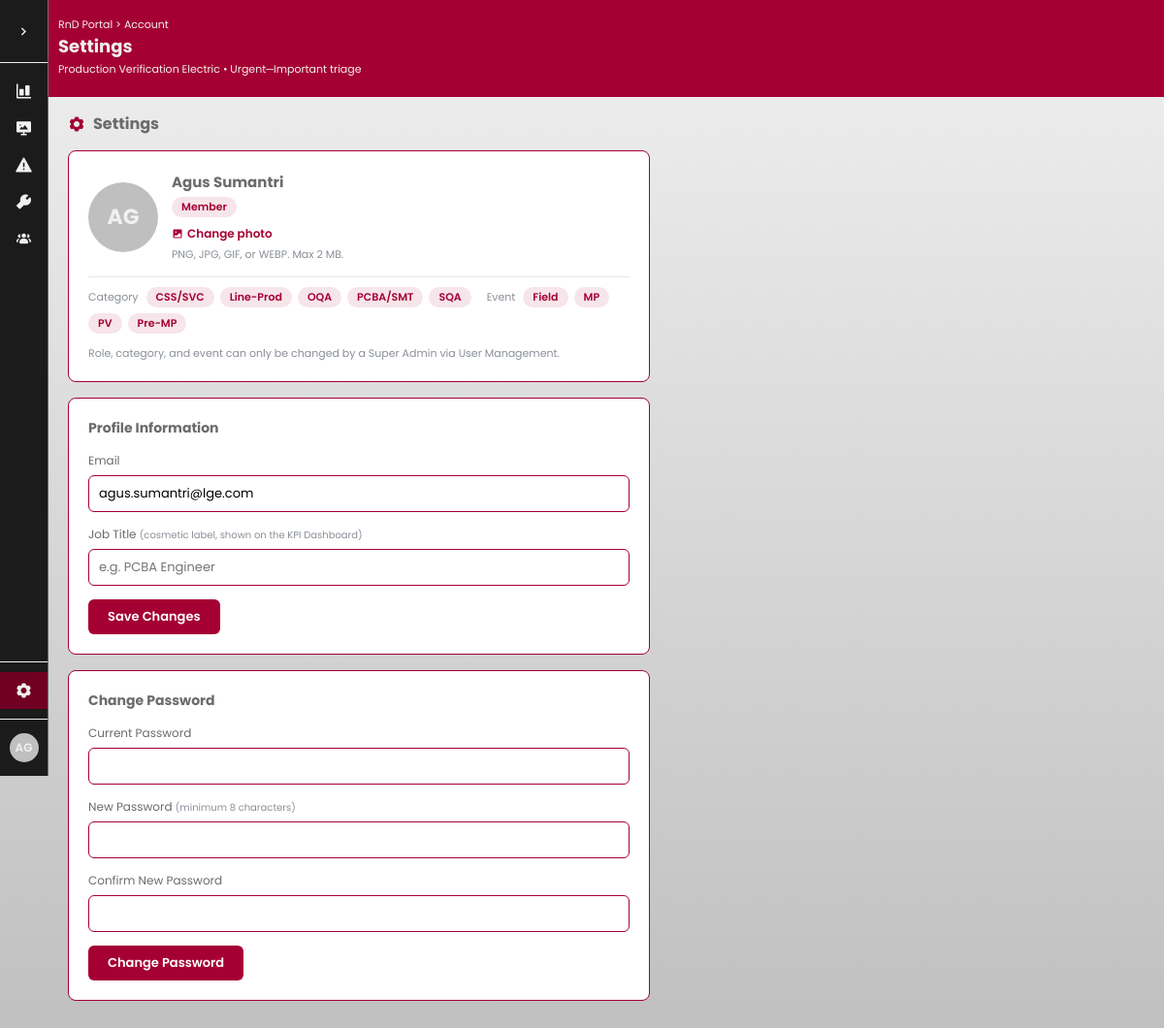
/settings (signed in), run on the app's committed database.
### library/models.py (models this page shows, shortened)
class User(db.Model):
    __tablename__ = "users"
    id = db.Column(db.Integer, primary_key=True)
    username = db.Column(db.String(255), nullable=False, unique=True)
    email = db.Column(db.String(255), nullable=False, unique=True)
    password_hash = db.Column(db.String(255), nullable=False)
    role = db.Column(db.String(20), nullable=False, default="Member")
    job_title = db.Column(db.String(120), nullable=True)
    profile_picture = db.Column(db.String(255), nullable=True)  # cosmetic label for KPI Dashboard
    is_active = db.Column(db.Boolean, nullable=False, default=True)
    approved_at = db.Column(db.DateTime, nullable=True)
    created_at = db.Column(db.DateTime, server_default=db.func.now())
    category_scopes = db.relationship(
        "UserCategoryScope", backref="user", cascade="all, delete-orphan"
    )
    event_scopes = db.relationship(
        "UserEventScope", backref="user", cascade="all, delete-orphan"
    )
    kpi_records = db.relationship(
        "KPIRecord", backref="user", cascade="all, delete-orphan",
        order_by="KPIRecord.period_date",
    )
    best_practices = db.relationship(
        "BestPractice", backref="user", cascade="all, delete-orphan",
        order_by="BestPractice.sort_order",
    )
    @property
    def profile_picture_url(self):
        if not self.profile_picture:
            return None
        from flask import url_for
        return url_for("static", filename=f"assets/uploads/profiles/{self.profile_picture}")
    @property
    def categories(self):
        return sorted(s.category for s in self.category_scopes)
    @property
    def events(self):
        return sorted(s.event for s in self.event_scopes)

class UserCategoryScope(db.Model):
    __tablename__ = "user_category_scopes"
    id = db.Column(db.Integer, primary_key=True)
    user_id = db.Column(db.Integer, db.ForeignKey("users.id"), nullable=False, index=True)
    category = db.Column(db.String(80), nullable=False)
    __table_args__ = (
        db.UniqueConstraint("user_id", "category", name="uq_user_category_scope"),
    )

class UserEventScope(db.Model):
    __tablename__ = "user_event_scopes"
    id = db.Column(db.Integer, primary_key=True)
    user_id = db.Column(db.Integer, db.ForeignKey("users.id"), nullable=False, index=True)
    event = db.Column(db.String(80), nullable=False)
    __table_args__ = (
        db.UniqueConstraint("user_id", "event", name="uq_user_event_scope"),
    )

### library/settings/routes.py (the view)
@settings_bp.route("", methods=["GET"])
@login_required
def index():
    user = _current_user()
    return render_template(
        "settings.html",
        active_nav="settings",
        username=session.get("username"),
        user=user,
    )

### library/__init__.py (called while the page is built)
def _register_context_processors(app):
    from flask import session
    @app.context_processor
    def inject_current_role():
        role = session.get("role")
        return {
            "current_role": role,
            "is_super_admin": role == "Super Admin",
            "is_admin_or_above": role in ("Super Admin", "Admin"),
            "current_user_avatar": _current_user_avatar_url(),
        }

def _current_user_avatar_url():
    from flask import session
    from library.models import User
    user_id = session.get("user_id")
    if not user_id:
        return None
    user = User.query.get(user_id)
    return user.profile_picture_url if user else None

### library/auth.py (called while the page is built)
def login_required(f):
    @wraps(f)
    def decorated_function(*args, **kwargs):
        if "user_id" not in session:
            return redirect(url_for("main.onboard"))
        return f(*args, **kwargs)
    return decorated_function

### templates/settings.html (shortened to what this page needs)
{% extends "partials/top-sidebar.html" %}
{% block styles %}
  <link rel="stylesheet" href="{{ url_for('static', filename='css/settings/style.css') }}" />
{% endblock %}
{% block content %}
  <div class="settings-page">
    <div class="settings-page__header">
      <span class="settings-page__title"><i class="bxf bx-cog"></i> Settings</span>
    </div>
    <div class="settings-card">
      <div class="settings-card__identity">
        <span class="settings-card__avatar" id="settingsAvatar">
          {% if user.profile_picture_url %}<img src="{{ user.profile_picture_url }}" alt="{{ user.username }}" />{% else %}{{ (user.username or "?")[:2] | upper }}{% endif %}
        </span>
        <div>
          <div class="settings-card__username">{{ user.username }}</div>
          <span class="settings-card__role-badge">{{ user.role }}</span>
          <div class="settings-card__photo-actions">
            <button type="button" class="btn-link" id="pictureChangeBtn">
              <i class="bxf bx-image"></i> Change photo
            </button>
          </div>
          <small class="settings-card__photo-hint">PNG, JPG, GIF, or WEBP. Max 2 MB.</small>
        </div>
      </div>
      {% if user.role == "Member" %}
        <div class="settings-card__scope">
          <span class="settings-card__scope-label">Category</span>
          {% for c in user.categories %}<span class="chip">{{ c }}</span>{% else %}<span class="chip chip--muted">-</span>{% endfor %}
          <span class="settings-card__scope-label">Event</span>
          {% for e in user.events %}<span class="chip">{{ e }}</span>{% else %}<span class="chip chip--muted">-</span>{% endfor %}
          <p class="settings-card__scope-note">
            Role, category, and event can only be changed by a Super Admin via User Management.
          </p>
        </div>
      {% endif %}
    </div>
    <form class="settings-card" id="profileForm">
      <span class="settings-card__title">Profile Information</span>
      <label class="settings-field">
        <span>Email</span>
        <input type="email" name="email" value="{{ user.email or '' }}" required />
      </label>
      <label class="settings-field">
        <span>Job Title <small>(cosmetic label, shown on the KPI Dashboard)</small></span>
        <input type="text" name="job_title" value="{{ user.job_title or '' }}" placeholder="e.g. PCBA Engineer" />
      </label>
      <button type="submit" class="btn-primary">Save Changes</button>
    </form>
    <form class="settings-card" id="passwordForm">
      <span class="settings-card__title">Change Password</span>
      <label class="settings-field">
        <span>Current Password</span>
        <input type="password" name="current_password" required autocomplete="current-password" />
      </label>
      <label class="settings-field">
        <span>New Password <small>(minimum 8 characters)</small></span>
        <input type="password" name="new_password" required minlength="8" autocomplete="new-password" />
      </label>
      <label class="settings-field">
        <span>Confirm New Password</span>
        <input type="password" name="confirm_password" required minlength="8" autocomplete="new-password" />
      </label>
      <button type="submit" class="btn-primary">Change Password</button>
    </form>
  </div>
{% endblock %}

### static/css/base.css (style rules this page uses)
html, body { font-family: "Poppins", system-ui, -apple-system, sans-serif; -webkit-font-smoothing: antialiased; -moz-osx-font-smoothing: grayscale; scrollbar-width: thin; scrollbar-color: #a50034 #bfbfbf; }
input, button, textarea, select { font-family: inherit; }

### static/css/sidebar/styles.css (style rules this page uses)
html, body { font-family: "Poppins", system-ui, -apple-system, sans-serif; -webkit-font-smoothing: antialiased; -moz-osx-font-smoothing: grayscale; scrollbar-width: thin; scrollbar-color: #a50034 #bfbfbf; }
input, button, textarea, select { font-family: inherit; }
* { box-sizing: border-box; }
body { margin: 0; background: linear-gradient(#f0f0f0, #bfbfbf); }

### static/css/settings/style.css (style rules this page uses)
html, body { font-family: "Poppins", system-ui, -apple-system, sans-serif; -webkit-font-smoothing: antialiased; -moz-osx-font-smoothing: grayscale; scrollbar-width: thin; scrollbar-color: #a50034 #bfbfbf; }
input, button, textarea, select { font-family: inherit; }
.settings-page { padding: 0 20px 30px; max-width: 640px; }
.settings-page__header { display: flex; align-items: center; margin: 15px 0; }
.settings-page__title { font-size: 16px; font-weight: 700; color: #6b6b6b; display: flex; align-items: center; gap: 8px; }
.settings-page__title i { color: #a50034; font-size: 18px; }
.settings-card { background: white; border: 1px solid #a50034; border-radius: 8px; padding: 20px; margin-bottom: 16px; display: flex; flex-direction: column; gap: 14px; }
.settings-card__title { font-size: 14px; font-weight: 700; color: #6b6b6b; }
.settings-card__identity { display: flex; align-items: center; gap: 14px; }
.settings-card__avatar { width: 72px; height: 72px; border-radius: 50%; background: #bfbfbf; color: #f0f0f0; display: flex; align-items: center; justify-content: center; font-weight: 700; font-size: 22px; flex-shrink: 0; overflow: hidden; }
.settings-card__photo-actions { display: flex; gap: 12px; margin-top: 8px; }
.settings-card__photo-hint { display: block; margin-top: 4px; font-size: 11px; color: #8a8f98; }
.settings-card__username { font-size: 15px; font-weight: 700; color: #6b6b6b; }
.settings-card__role-badge { display: inline-block; margin-top: 4px; padding: 2px 10px; border-radius: 999px; background: rgba(165, 0, 52, 0.1); color: #a50034; font-size: 11px; font-weight: 600; }
.settings-card__scope { padding-top: 10px; border-top: 1px solid #e4e7ec; display: flex; align-items: center; flex-wrap: wrap; gap: 6px; }
.settings-card__scope-label { font-size: 11px; color: #8a8f98; margin-right: 2px; }
.settings-card__scope-label:not(:first-child) { margin-left: 10px; }
.settings-card__scope-note { flex-basis: 100%; font-size: 11px; color: #8a8f98; margin: 6px 0 0; }
.chip { display: inline-block; padding: 2px 10px; border-radius: 999px; font-size: 11px; font-weight: 600; background: rgba(165, 0, 52, 0.1); color: #a50034; }
.settings-field { display: flex; flex-direction: column; gap: 6px; font-size: 12px; color: #6b6b6b; }
.settings-field small { color: #8a8f98; font-weight: 400; }
.settings-field input { padding: 8px 10px; border-radius: 6px; border: 1px solid #a50034; font-size: 13px; outline-color: #a50034; }
.btn-primary { align-self: flex-start; padding: 8px 20px; background: #a50034; color: white; border: none; border-radius: 6px; font-size: 13px; font-weight: 600; cursor: pointer; transition: background 0.2s ease; }
.btn-link { display: inline-flex; align-items: center; gap: 4px; padding: 0; border: none; background: none; font-size: 12px; font-weight: 600; font-family: inherit; color: #a50034; cursor: pointer; transition: all 0.2s ease; }

### data on the page
User: username "AG", username "Agus Sumantri", role "Member", email "agus.sumantri@lge.com"
UserCategoryScope: category "CSS/SVC"
UserCategoryScope: category "Line-Prod"
UserCategoryScope: category "OQA"
UserCategoryScope: category "PCBA/SMT"
UserCategoryScope: category "SQA"
UserEventScope: event "Field"
UserEventScope: event "MP"
UserEventScope: event "PV"
UserEventScope: event "Pre-MP"

### other printed values
{{ (username or "?")[:2] | upper }} "AG"
